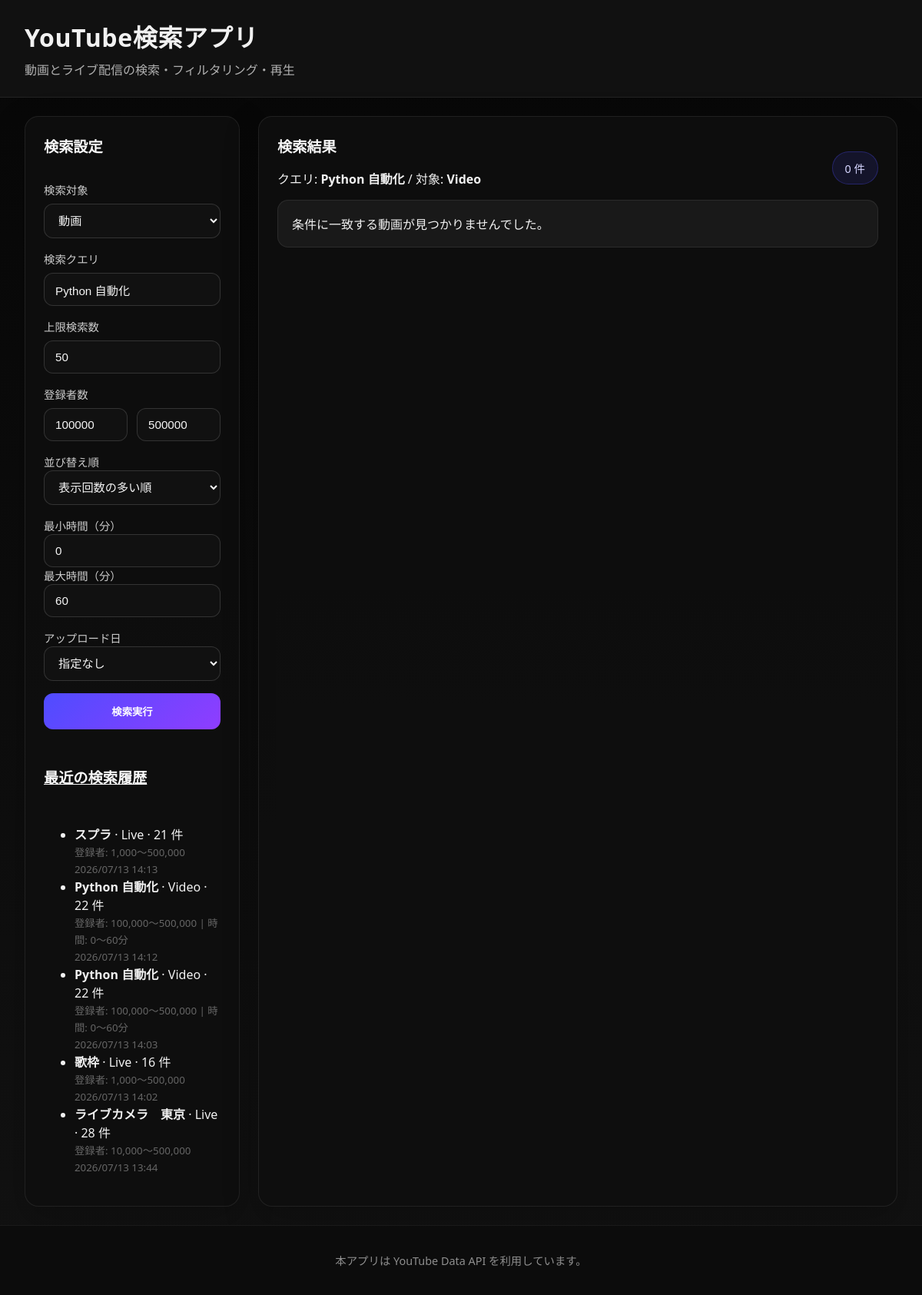
The page / on the database its author committed.
### youtube_app/models.py (models this page shows, shortened)
class SearchHistory(models.Model):
    target = models.CharField(max_length=16, default='video')
    query = models.CharField(max_length=255)
    max_results = models.PositiveSmallIntegerField(default=50)
    order = models.CharField(max_length=32, default='viewCount')
    lower_threshold = models.PositiveIntegerField(default=100000)
    upper_threshold = models.PositiveIntegerField(default=500000)
    min_duration = models.PositiveIntegerField(default=0)
    max_duration = models.PositiveIntegerField(default=60)
    date_option = models.CharField(max_length=16, default='none')
    results_count = models.PositiveIntegerField(default=0)
    created_at = models.DateTimeField(auto_now_add=True)
    class Meta:
        ordering = ['-created_at']

### youtube_app/views.py (the view, shortened to what this page needs)
# urls.py: path('', views.search_view, name='search'),
def search_view(request):
    context = get_query_parameters(request)
    context['base_query_string'] = build_query_string_without_select(request)
    context['is_video_mode'] = context['target'] == 'video'
    context['results'] = []
    context['error_message'] = ''
    context['recent_history'] = SearchHistory.objects.all()[:5]
    return render(request, 'youtube_app/search.html', context)

### youtube_app/views.py (called while the page is built)
def get_query_parameters(request: HttpRequest) -> dict:
    return {
        'target': request.GET.get('target', 'video'),
        'query': request.GET.get('query', 'Python 自動化'),
        'max_results': int(request.GET.get('max_results', 50) or 50),
        'order': request.GET.get('order', 'viewCount'),
        'lower_threshold': int(request.GET.get('lower_threshold', 100000) or 100000),
        'upper_threshold': int(request.GET.get('upper_threshold', 500000) or 500000),
        'min_duration': int(request.GET.get('min_duration', 0) or 0),
        'max_duration': int(request.GET.get('max_duration', 60) or 60),
        'date_option': request.GET.get('date_option', 'none'),
        'selected_video_id': request.GET.get('select', ''),
    }

def build_query_string_without_select(request):
    params = request.GET.copy()
    params.pop('select', None)
    return params.urlencode()

### youtube_app/templates/youtube_app/search.html (shortened to what this page needs)
{% load static humanize %}
<!DOCTYPE html>
<html lang="ja">
<head>
    <link rel="stylesheet" href="{% static 'youtube_app/style.css' %}">
</head>
<body>
    <div class="page-shell">
        <header class="app-header">
            <div>
                <h1>YouTube検索アプリ</h1>
                <p>動画とライブ配信の検索・フィルタリング・再生</p>
            </div>
        </header>
        <main class="layout-grid">
            <section class="panel sidebar-panel">
                <div class="panel-card">
                    <h2>検索設定</h2>
                    <form method="get" class="search-form">
                        <div class="field-group">
                            <label>検索対象</label>
                            <select id="target" name="target">
                                <option value="video" {% if target == 'video' %}selected{% endif %}>動画</option>
                            </select>
                        </div>
                        <div class="field-group">
                            <label for="query">検索クエリ</label>
                            <input id="query" name="query" type="text" value="{{ query }}" placeholder="例: Python 自動化">
                        </div>
                        <div class="field-group">
                            <label for="max_results">上限検索数</label>
                            <input id="max_results" name="max_results" type="number" min="1" max="50" value="{{ max_results }}">
                        </div>
                        <div class="field-group">
                            <label>登録者数</label>
                            <div class="range-inputs">
                                <input name="lower_threshold" type="number" min="0" value="{{ lower_threshold }}" placeholder="下限">
                                <input name="upper_threshold" type="number" min="0" value="{{ upper_threshold }}" placeholder="上限">
                            </div>
                        </div>
                        <div class="field-group video-filter">
                            <label for="sort">並び替え順</label>
                            <select id="sort" name="order">
                                <option value="viewCount" {% if order == 'viewCount' %}selected{% endif %}>表示回数の多い順</option>
                            </select>
                        </div>
                        <div class="field-group columns-2 video-filter">
                            <div>
                                <label for="min_duration">最小時間（分）</label>
                                <input id="min_duration" name="min_duration" type="number" min="0" value="{{ min_duration }}">
                            </div>
                            <div>
                                <label for="max_duration">最大時間（分）</label>
                                <input id="max_duration" name="max_duration" type="number" min="0" value="{{ max_duration }}">
                            </div>
                        </div>
                        <div class="field-group video-filter">
                            <label for="date_option">アップロード日</label>
                            <select id="date_option" name="date_option">
                                <option value="none" {% if date_option == 'none' %}selected{% endif %}>指定なし</option>
                            </select>
                        </div>
                        <div class="actions">
                            <button type="submit" class="primary-button">検索実行</button>
                        </div>
                    </form>
                </div>
                <div class="panel-card history-panel">
                    <h2><a href="{% url 'youtube_app:history' %}" style="color: inherit; text-decoration: underline;">最近の検索履歴</a></h2>
                    {% if recent_history %}
                        <ul class="history-list">
                            {% for history in recent_history %}
                                <li>
                                    <strong>{{ history.query }}</strong> · {{ history.target|title }} · {{ history.results_count }} 件<br>
                                    <small style="color: #666;">
                                        登録者: {{ history.lower_threshold|intcomma }}〜{{ history.upper_threshold|intcomma }}
                                        {% if history.target == 'video' %}| 時間: {{ history.min_duration }}〜{{ history.max_duration }}分{% endif %}<br>
                                        {{ history.created_at|date:'Y/m/d H:i' }}
                                    </small>
                                </li>
                            {% endfor %}
                        </ul>
                    {% else %}
                        <div class="message info">検索履歴はまだありません。</div>
                    {% endif %}
                </div>
            </section>
            <section class="panel results-panel">
                <div class="panel-card">
                    <div class="results-header">
                        <div>
                            <h2>検索結果</h2>
                            <p>クエリ: <strong>{% if query %}{{ query }}{% else %}-{% endif %}</strong> / 対象: <strong>{{ target|title }}</strong></p>
                        </div>
                        <div class="status-pill">{{ results|length }} 件</div>
                    </div>
                    {% if not results %}
                        <div class="message info">条件に一致する動画が見つかりませんでした。</div>
                    {% endif %}
                </div>
            </section>
        </main>
        <footer class="app-footer">
            <p>本アプリは YouTube Data API を利用しています。</p>
        </footer>
    </div>
</body>
</html>

### youtube_app/static/youtube_app/style.css (style rules this page uses)
:root { color-scheme: dark; color: #f5f5f5; background: #040404; font-family: 'Segoe UI', 'Helvetica Neue', Arial, 'Noto Sans JP', sans-serif; }
* { box-sizing: border-box; }
body { margin: 0; min-height: 100vh; background: linear-gradient(180deg, #070707 0%, #121212 100%); color: #f1f1f1; }
.page-shell { display: flex; flex-direction: column; min-height: 100vh; }
.app-header { padding: 24px 32px; background: #111; border-bottom: 1px solid rgba(255, 255, 255, 0.08); }
.app-header h1 { margin: 0; font-size: 2rem; letter-spacing: 0.02em; }
.app-header p { margin: 8px 0 0; color: #b0b0b0; }
.layout-grid { display: grid; gap: 24px; padding: 24px 32px; grid-template-columns: 280px minmax(0, 1fr); flex: 1; }
.panel { background: rgba(15, 15, 15, 0.92); border: 1px solid rgba(255, 255, 255, 0.08); border-radius: 18px; box-shadow: 0 16px 45px rgba(0, 0, 0, 0.25); }
.results-panel { min-height: auto; }
.panel-card { padding: 24px; }
.sidebar-panel .panel-card { display: flex; flex-direction: column; gap: 16px; }
.panel h2 { margin: 0 0 16px; font-size: 1.2rem; color: #f8f8f8; }
.field-group { display: flex; flex-direction: column; gap: 8px; margin-bottom: 16px; }
.field-group label { color: #ccc; font-size: 0.9rem; }
.field-group input, .field-group select { border: 1px solid rgba(255, 255, 255, 0.14); border-radius: 12px; background: #111; color: #f5f5f5; padding: 12px 14px; font-size: 0.95rem; width: 100%; min-width: 0; }
.field-group input::placeholder { color: #6d6d6d; }
.columns-2, .range-inputs, .field-group { min-width: 0; }
.columns-2 { display: grid; gap: 12px; grid-template-columns: 1fr 1fr; }
.range-inputs { display: grid; gap: 12px; grid-template-columns: 1fr 1fr; }
.actions { display: flex; justify-content: stretch; min-width: 0; }
.primary-button { width: 100%; border: none; border-radius: 12px; padding: 14px 18px; background: linear-gradient(135deg, #4f4cff, #8f3dff); color: #fff; font-weight: 700; cursor: pointer; transition: transform 0.2s ease, box-shadow 0.2s ease; }
.results-header { display: flex; justify-content: space-between; align-items: center; gap: 16px; }
.status-pill { background: rgba(79, 76, 255, 0.12); border: 1px solid rgba(79, 76, 255, 0.3); border-radius: 999px; padding: 10px 16px; color: #d6d6ff; font-size: 0.9rem; }
.message { padding: 18px; border-radius: 14px; margin-bottom: 18px; }
.message.info { background: rgba(255, 255, 255, 0.05); border: 1px solid rgba(255, 255, 255, 0.08); }
.app-footer { padding: 20px 32px; text-align: center; color: #8f8f8f; font-size: 0.9rem; background: #0c0c0c; border-top: 1px solid rgba(255, 255, 255, 0.06); }

### rows shown on the page
SearchHistory: query "スプラ", target "Live", results_count "21", lower_threshold "1,000", upper_threshold "500,000", created_at "2026/07/13 14:13"
SearchHistory: query "Python 自動化", target "Video", results_count "22", lower_threshold "100,000", upper_threshold "500,000", min_duration "0", max_duration "60", created_at "2026/07/13 14:12"
SearchHistory: query "Python 自動化", target "Video", results_count "22", lower_threshold "100,000", upper_threshold "500,000", min_duration "0", max_duration "60", created_at "2026/07/13 14:03"
SearchHistory: query "歌枠", target "Live", results_count "16", lower_threshold "1,000", upper_threshold "500,000", created_at "2026/07/13 14:02"
SearchHistory: query "ライブカメラ 東京", target "Live", results_count "28", lower_threshold "10,000", upper_threshold "500,000", created_at "2026/07/13 13:44"

### other values the page prints
{{ query }} "Python 自動化"
{{ target|title }} "Video"
{{ results|length }} "0"
